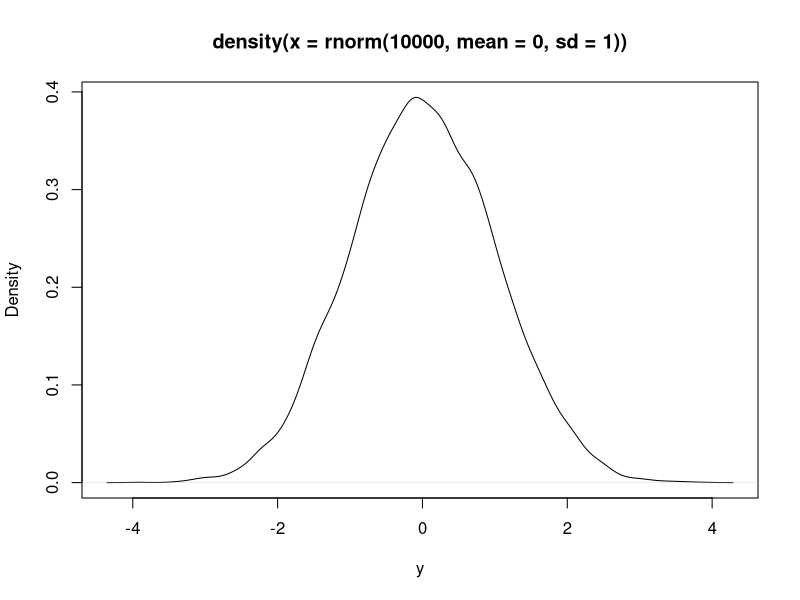
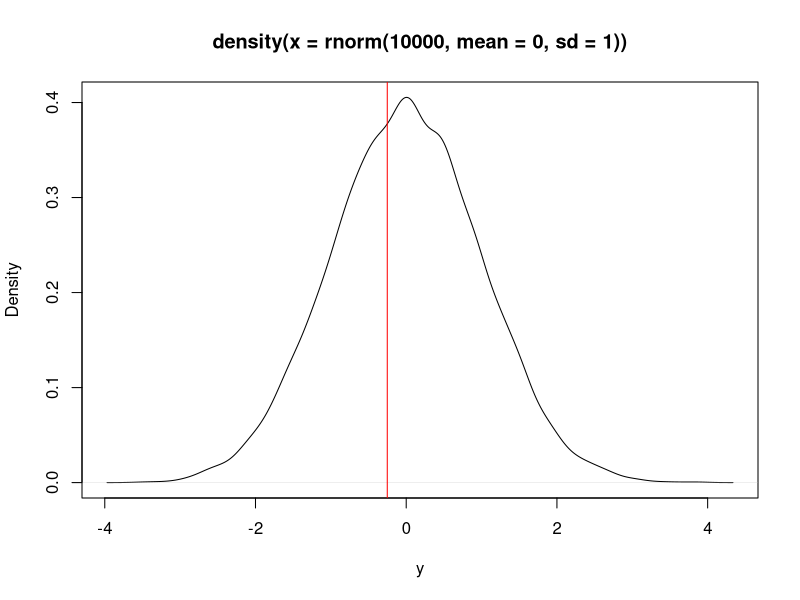
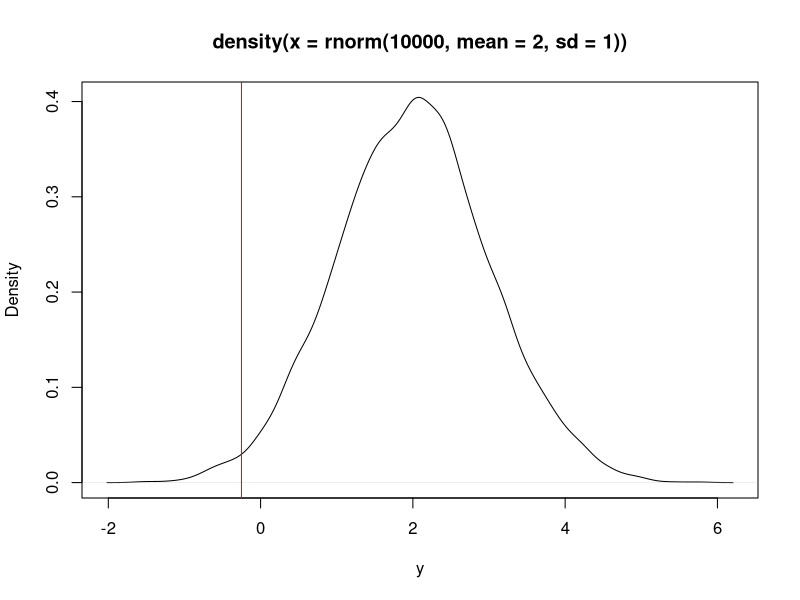
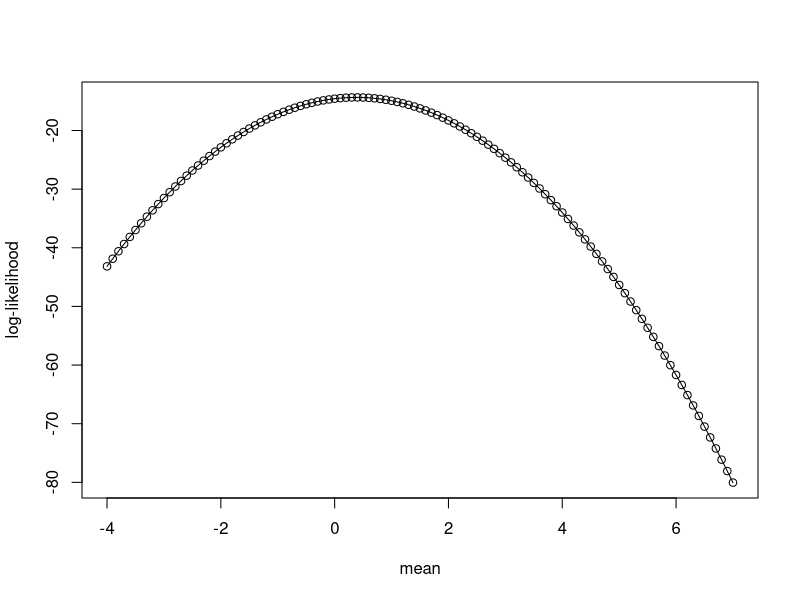
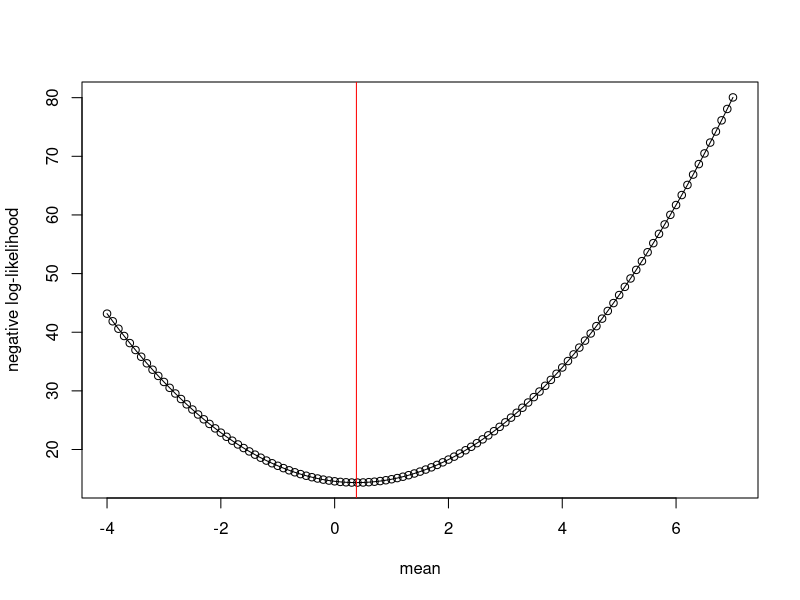
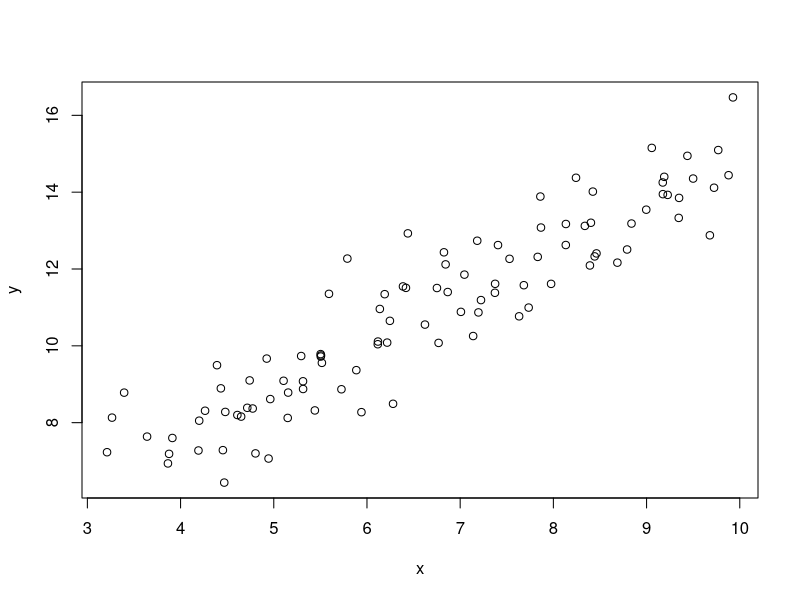
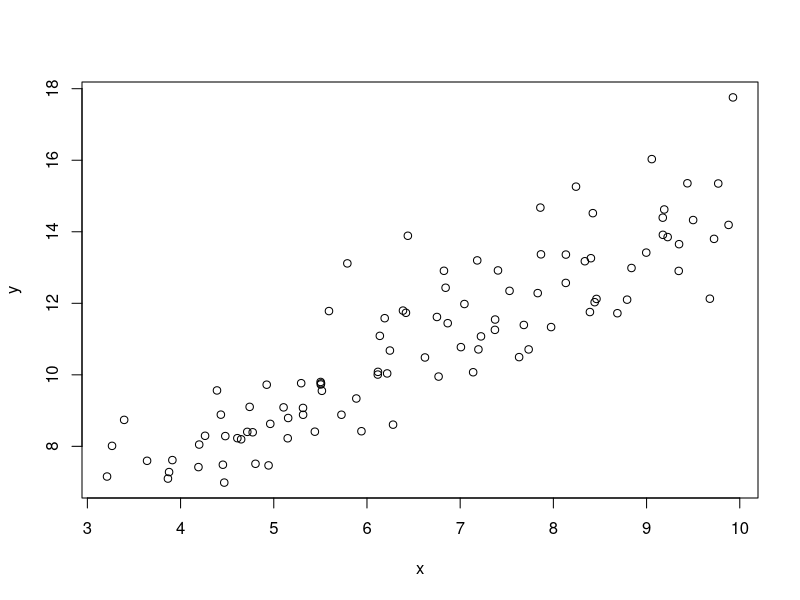
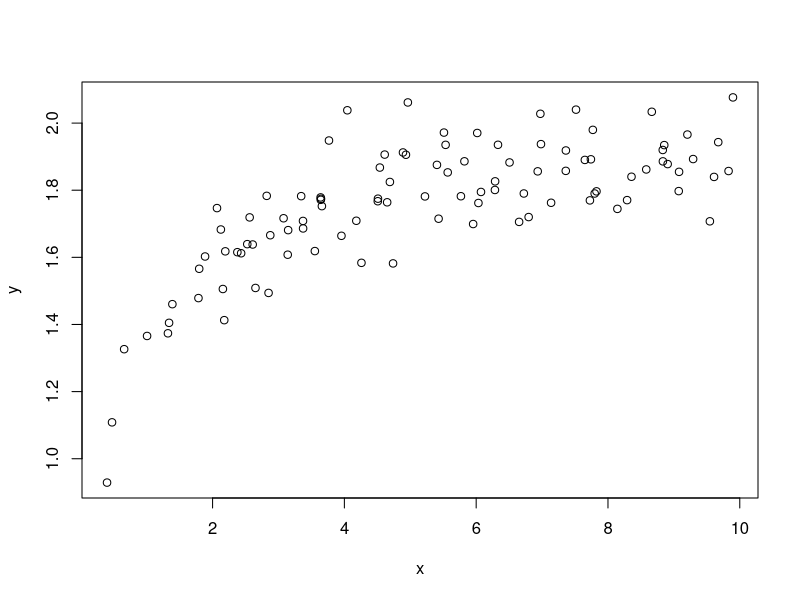

The R source for these figures, in order: (Note: this script raises an error after producing the figures.)
## ---- chunk 1
knitr::opts_chunk$set(echo = TRUE)
## ---- chunk 2
y_i <- -0.2513233
## ---- chunk 3
plot(density(rnorm(10000, mean = 0, sd = 1)), xlab = "y")
## ---- chunk 4
plot(density(rnorm(10000, mean = 0, sd = 1)), xlab = "y")
abline(v = y_i, col = "red")
## ---- chunk 5
plot(density(rnorm(10000, mean = 2, sd = 1)), xlab = "y")
abline(v = y_i, col = "red")
## ---- chunk 6
message("mean of 0")
dnorm(y_i, mean = 0, sd = 1)
message("mean of 2")
dnorm(y_i, mean = 2, sd = 1)

## ---- chunk 7
y <- rep(NA, length = 2)

y[1] <- -0.2513233
y[2] <- -2.662035
## ---- chunk 8
dnorm(y[1], mean = 0, sd = 1, log = FALSE) * dnorm(y[2], mean = 0, sd = 1, log = FALSE)
## ---- chunk 9
dnorm(y[1], mean = 2, sd = 1, log = FALSE) * dnorm(y[2], mean = 2, sd = 1, log = FALSE)
## ---- chunk 10
message("log likelihood: mean of 0")
dnorm(y[1], mean = 0, sd = 1, log = TRUE) + dnorm(y[2], mean = 0, sd = 1, log = TRUE)
message("log likelihood: mean of 2")
dnorm(y[1], mean = 2, sd = 1, log = TRUE) + dnorm(y[2], mean = 2, sd = 1, log = TRUE)
## ---- chunk 11
y <- rep(NA, length = 3)

y[1] <- -0.2513233
y[2] <- -2.662035
y[3] <- 4.060981

LL1 <- dnorm(y[1], mean = 0, sd = 1, log = TRUE) + 
       dnorm(y[2], mean = 0, sd = 1, log = TRUE) + 
       dnorm(y[3], mean = 0, sd = 1, log = TRUE)

LL2 <- dnorm(y[1], mean = 2, sd = 1, log = TRUE) + 
       dnorm(y[2], mean = 2, sd = 1, log = TRUE) + 
       dnorm(y[3], mean = 2, sd = 1, log = TRUE)

message("log likelihood: mean = 0")
LL1
message("log likelihood: mean = 2")
LL2
## ---- chunk 12
message("log likelihood: mean = 0")
sum(dnorm(y, mean = 0, sd = 1, log = TRUE))
message("log likelihood: mean = 2")
sum(dnorm(y, mean = 2, sd = 1, log = TRUE))
## ---- chunk 13
#Values for mean that we are going to explore
mean_values <- seq(from = -4, to = 7, by = 0.1)
## ---- chunk 14
LL <- rep(NA, length(mean_values))

for(i in 1:length(mean_values)){
  LL[i] <- sum(dnorm(y, mean = mean_values[i], sd = 1, log = TRUE))
}
LL
## ---- chunk 15
plot(x = mean_values, y = LL, type = "o", xlab = "mean", ylab = "log-likelihood")
## ---- chunk 16
index_of_max <- which.max(LL)
mean_values[index_of_max]
## ---- chunk 17
mean(y)
## ---- chunk 18
plot(x = mean_values, y = -LL, type = "o", xlab = "mean", ylab = "negative log-likelihood") #Notice negative sign
abline(v = mean(y), col = "red")
## ---- chunk 19
LL_fn <- function(y, par){
  #NEED NEGATIVE BECAUSE OPTIM MINIMIZES
  -sum(dnorm(y, mean = par[1], sd = 1, log = TRUE))
}
## ---- chunk 20
#@par are the starting values for the search
#@fn is the function that is minimized (find parameters that yield the lowest -log(LL)) 
#@ anything else like x are arguments needed by the LL_fn
fit <- optim(par = 4, fn = LL_fn, method = "BFGS", y = y)
fit
## ---- chunk 21
message("From optim")
fit$par
message("From manual calcuation")
mean_values[which.max(LL)]
message("From the mean function")
mean(y)
## ---- chunk 22
set.seed(100)
par_true <- c(3, 1.2)
sd_true <- 0.9
x <- runif(100, 3, 10)
y_true <- par_true[1] + par_true[2] * x
y <- rnorm(length(y_true), mean = y_true, sd = sd_true) #This is the "fake data"
plot(x, y)
## ---- chunk 23
pred_linear <- function(x, par){
  y <- par[1] + par[2] * x
}
## ---- chunk 24
LL_fn <- function(par, x, y){
  #NEED NEGATIVE BECAUSE OPTIM MINIMIZES
  -sum(dnorm(y, mean = pred_linear(x, par), sd = 1, log = TRUE))
}

## ---- chunk 25
dnorm(y[1], mean = pred_linear(x[1], c(0.2, 1.4)), sd = 1, log = TRUE) + dnorm(y[2], mean = pred_linear(x[2], c(0.2, 1.4)), sd = 1, log = TRUE) # + ...
## ---- chunk 26
pred_linear <- function(x, par){
  y <- par[1] + par[2] * x
}
LL_fn <- function(par, x, y){
  #NEED NEGATIVE BECAUSE OPTIM MINIMIZES
  -sum(dnorm(y, mean = pred_linear(x, par), sd = 1, log = TRUE))
}
fit <- optim(par = c(0.2, 1.5), fn = LL_fn, method = "BFGS", x = x, y = y)


## ---- chunk 27
message("From optim")
fit$par
message("True values (those we used to generate the data)")
par_true
## ---- chunk 28
#Process model
pred_linear <- function(x, par){
  y <- par[1] + par[2] * x
}
## ---- chunk 29
#Probability model
LL_fn <- function(par, x, y){
  -sum(dnorm(y, mean = pred_linear(x, par), sd = 1, log = TRUE))
}
## ---- chunk 30
#Probability model
LL_fn <- function(par, x, y){
  -sum(dnorm(y, mean = pred_linear(x, par), sd = par[3], log = TRUE))
}
## ---- chunk 31
fit <- optim(par = c(0.2, 1.5, 2), fn = LL_fn, method = "BFGS", x = x, y = y)
## ---- chunk 32
message("From optim")
fit$par
message("True values (those we used to generate the data)")
c(par_true, sd_true)
## ---- chunk 33
fit2 <- lm(y ~ x)
summary(fit2)
## ---- chunk 34
set.seed(100)
x <- runif(100, 3, 10)
par_true <- c(3, 1.2)
sd_scalar_true <- 0.1
y_true <- par_true[1] + par_true[2] * x
y <- rnorm(length(y_true), mean = y_true, sd = sd_scalar_true * y) #This is the "fake data"
plot(x, y)
## ---- chunk 35
#Process model
pred_linear <- function(x, par){
  y <- par[1] + par[2] * x
}
## ---- chunk 36
#Probability model
LL_fn <- function(par, x, y){
  -sum(dnorm(y, mean = pred_linear(x, par), sd = par[3] * pred_linear(x, par), log = TRUE))
}
## ---- chunk 37
fit <- optim(par = c(0.2, 1.5, 1), fn = LL_fn, method = "BFGS", x = x, y = y)
fit$par
## ---- chunk 38
set.seed(100)
x <- runif(100, 0.1, 10)
par_true <- c(2, 0.5)
sd_true <- 0.1
y <- par_true[1] * (x / (x + par_true[2]))
y <- rnorm(length(y), mean = y, sd = sd_true)
plot(x, y)
## ---- chunk 39
#Process model
pred_mm <- function(x, par){
  y <- par[1] * (x / (par[2] + x))
}
## ---- chunk 40
#Probability model
LL_fn <- function(par, x, y){
  -sum(dnorm(y, mean = pred_mm(x, par), sd = par[3], log = TRUE))
}
## ---- chunk 41
fit <- optim(par = c(0.2, 1.5, 1), fn = LL_fn, method = "BFGS", x = x, y = y)
## ---- chunk 42
fit$par
c(par_true, sd_true)
## ---- chunk 43
plot(x, y)
curve(pred_mm(x, par = fit$par), from = 0.1, to = 10, add = TRUE)
## ---- chunk 44
LL_fn <- function(par, x, y){
    -sum(dgamma(y, shape = (pred_mm(x, par)^2/par[3]), rate =  pred_mm(x, par)/par[3], log = TRUE))
}

fit <- optim(par = c(0.2, 1.5, 1), fn = LL_fn, x = x, y = y)

plot(x, y)
curve(pred_mm(x, par = fit$par), from = 0.1, to = 10, add = TRUE)

## ---- chunk 45
#Create a dataset
y_more_data <- rnorm(20, mean = 0, sd = 1)
#Select only 5 of the values from the larger dataset
y_small_data <- y_more_data[1:5]

#Calculate the likelihood surface for each of the datasets
mean_values <- seq(from = -4, to = 7, by = 0.1)

LL_more <- rep(NA, length(mean_values))
for(i in 1:length(mean_values)){
  LL_more[i] <- sum(dnorm(y_more_data, mean = mean_values[i], sd = 1, log = TRUE))
}

LL_small <- rep(NA, length(mean_values))
for(i in 1:length(mean_values)){
  LL_small[i] <- sum(dnorm(y_small_data, mean = mean_values[i], sd = 1, log = TRUE))
}

#Plot the likelihood functions
plot(x = mean_values, y = LL_small, type = "l", xlab = "mean", ylab = "log-likelihood") #Notice negative sign
lines(x = mean_values, y = LL_more, col = "blue")

#Find the highest likelihood
mle_LL_small <- LL_small[which.max(LL_small)]
mle_LL_more <- LL_more[which.max(LL_more)]

#Plot a line that shows a 2 likelihood reduction
abline(h = mle_LL_small - 2, lty = "dashed")
abline(h = mle_LL_more - 2, lty = "dashed", col = "blue")

## ---- chunk 46
pred_mm <- function(par1, par2){
  par1 * (x / (par2 + x))
}
LL_fn <- function(par1, par2, par3){
  mu <- pred_mm(par1, par2)
  -sum(dnorm(y, mean = mu, sd = par3, log = TRUE))
}
library(stats4)
fit <- mle(minuslogl = LL_fn, start = list(par1 = 0.2, par2 = 1.5, par3 = 1), method = "BFGS", nobs = length(y)) 
AIC(fit)
summary(fit)
logLik(fit)
confint(fit)
